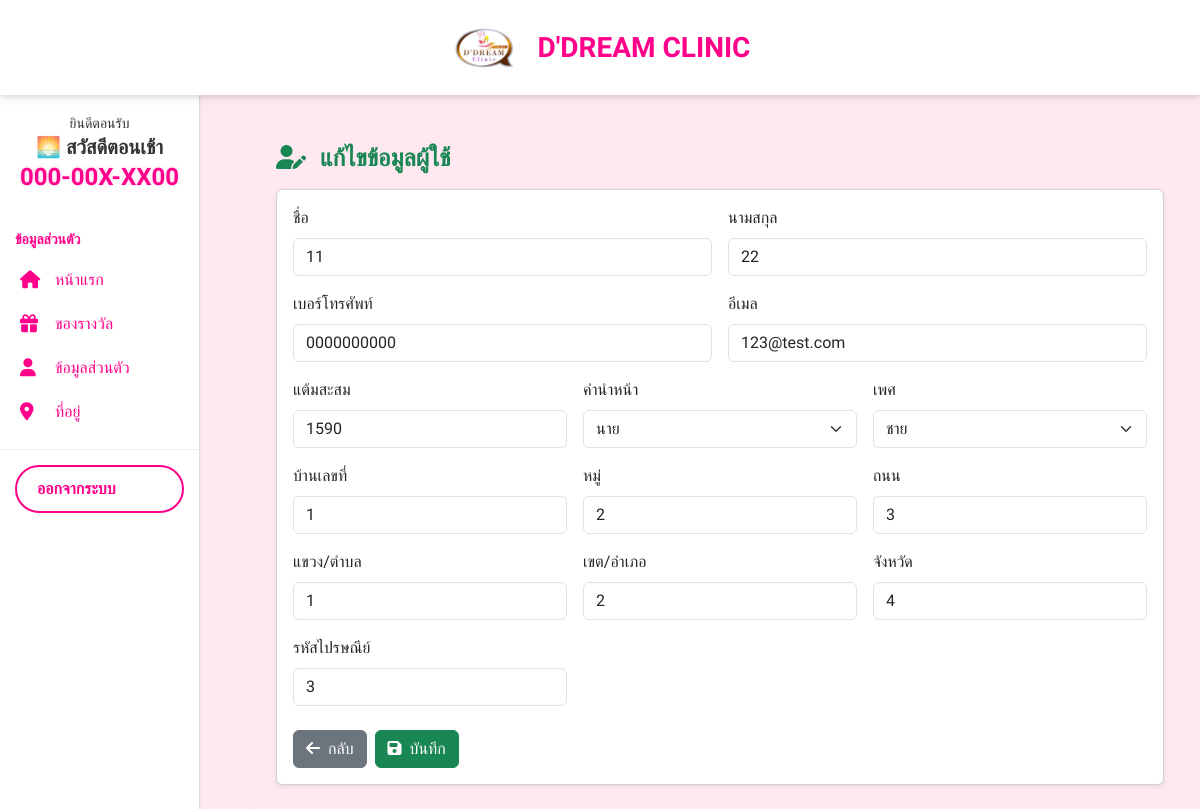
The app's page /account/staff/edit/7/ (signed in) with its own data.
### account/models.py (models this page shows, shortened)
class User(AbstractUser):
    phone = models.CharField(max_length=10, unique=True)
    username = models.CharField(max_length=150, blank=True, null=True)
    USERNAME_FIELD = 'phone'
    REQUIRED_FIELDS = []

class Profile(models.Model):
    TITLE_CHOICES = [
        ('นาย', 'นาย'),
        ('นาง', 'นาง'),
        ('นางสาว', 'นางสาว'),
        ('อื่นๆ', 'อื่นๆ'),
    ]
    GENDER_CHOICES = [
        ('ชาย', 'ชาย'),
        ('หญิง', 'หญิง'),
        ('อื่นๆ', 'อื่นๆ'),
    ]
    user = models.OneToOneField(User, on_delete=models.CASCADE)
    title = models.CharField(max_length=20, choices=TITLE_CHOICES, blank=True)
    gender = models.CharField(max_length=10, choices=GENDER_CHOICES, blank=True)
    phone = models.IntegerField(blank=True, null=True)
    points = models.PositiveIntegerField(default=0)
    house_no = models.CharField(max_length=50, blank=True)
    moo = models.CharField(max_length=10, blank=True)
    street = models.CharField(max_length=100, blank=True)
    subdistrict = models.CharField(max_length=100, blank=True)  # แขวง/ตำบล
    district = models.CharField(max_length=100, blank=True)     # เขต/อำเภอ
    province = models.CharField(max_length=100, blank=True)
    postal_code = models.CharField(max_length=10, blank=True)

### account/views.py (the view, shortened to what this page needs)
# urls.py: path('staff/edit/<int:user_id>/', views.edit_user, name='edit_user'),
@staff_member_required
def edit_user(request, user_id):
    user = get_object_or_404(User, id=user_id)
    profile = getattr(user, 'profile', None)
    return render(request, 'staff/edit_user.html', {
        'user': user,
        'profile': profile,
    })

### account/templatetags/phone_filters.py (called while the page is built, shortened)
@register.filter(name="mask_phone")
def mask_phone(value: str) -> str:
    if not value:
        return ""
    s = str(value)
    digits = re.sub(r"\D", "", s)
    if len(digits) == 10:
        a = digits[:3]
        b = digits[3:6]
        c = digits[6:]
        b_mask = (b[:2] + "X") if len(b) == 3 else (b + "X")
        if len(c) >= 4:
            c_mask = "XX" + c[-2:]
        elif len(c) == 3:
            c_mask = "XX" + c[-1]
        elif len(c) == 2:
            c_mask = "X" + c[-1]
        else:
            c_mask = "X"
        return f"{a}-{b_mask}-{c_mask}"

### templates/staff/edit_user.html (shortened to what this page needs)
{% extends 'base/base.html' %}
{% block content %}
<div class="container">
  <h4 class="fw-bold text-success mb-3 mt-4">
    <i class="fa fa-user-edit me-2"></i> แก้ไขข้อมูลผู้ใช้
  </h4>
  <div class="card shadow-sm">
    <div class="card-body">
      <form method="post">
        <div class="row g-3">
          <div class="col-md-6">
            <label class="form-label">ชื่อ</label>
            <input type="text" name="first_name" class="form-control" value="{{ user.first_name }}">
          </div>
          <div class="col-md-6">
            <label class="form-label">นามสกุล</label>
            <input type="text" name="last_name" class="form-control" value="{{ user.last_name }}">
          </div>
          <div class="col-md-6">
            <label class="form-label">เบอร์โทรศัพท์</label>
            <input type="text" name="phone" class="form-control" value="{{ user.phone }}" required>
          </div>
          <div class="col-md-6">
            <label class="form-label">อีเมล</label>
            <input type="email" name="email" class="form-control" value="{{ user.email }}">
          </div>
          <div class="col-md-4">
            <label class="form-label">แต้มสะสม</label>
            <input type="number" name="points" class="form-control" value="{{ profile.points|default:0 }}">
          </div>
          <div class="col-md-4">
            <label class="form-label">คำนำหน้า</label>
            <select name="title" class="form-select">
              {% for k,v in profile.TITLE_CHOICES %}
                <option value="{{ k }}" {% if profile.title == k %}selected{% endif %}>{{ v }}</option>
              {% endfor %}
            </select>
          </div>
          <div class="col-md-4">
            <label class="form-label">เพศ</label>
            <select name="gender" class="form-select">
              {% for k,v in profile.GENDER_CHOICES %}
                <option value="{{ k }}" {% if profile.gender == k %}selected{% endif %}>{{ v }}</option>
              {% endfor %}
            </select>
          </div>
          <div class="col-md-4">
            <label class="form-label">บ้านเลขที่</label>
            <input type="text" name="house_no" class="form-control" value="{{ profile.house_no }}">
          </div>
          <div class="col-md-4">
            <label class="form-label">หมู่</label>
            <input type="text" name="moo" class="form-control" value="{{ profile.moo }}">
          </div>
          <div class="col-md-4">
            <label class="form-label">ถนน</label>
            <input type="text" name="street" class="form-control" value="{{ profile.street }}">
          </div>
          <div class="col-md-4">
            <label class="form-label">แขวง/ตำบล</label>
            <input type="text" name="subdistrict" class="form-control" value="{{ profile.subdistrict }}">
          </div>
          <div class="col-md-4">
            <label class="form-label">เขต/อำเภอ</label>
            <input type="text" name="district" class="form-control" value="{{ profile.district }}">
          </div>
          <div class="col-md-4">
            <label class="form-label">จังหวัด</label>
            <input type="text" name="province" class="form-control" value="{{ profile.province }}">
          </div>
          <div class="col-md-4">
            <label class="form-label">รหัสไปรษณีย์</label>
            <input type="text" name="postal_code" class="form-control" value="{{ profile.postal_code }}">
          </div>
        </div>
        <div class="d-flex gap-2 mt-4">
          <a href="{% url 'account:staff_manage_points' %}" class="btn btn-secondary">
            <i class="fa fa-arrow-left me-1"></i> กลับ
          </a>
          <button type="submit" class="btn btn-success">
            <i class="fa fa-save me-1"></i> บันทึก
          </button>
        </div>
      </form>
    </div>
  </div>
</div>
{% endblock %}

### templates/base/sidebar_profile.html (shortened to what this page needs)
{% load static %}
{% load phone_filters %}
 <div class="main-content">
<div class="sidebar shadow-sm">
    <div class="p-3 rounded">
      <center><small>ยินดีตอนรับ</small>
      <h5 id="greeting" class="fw-bold mb-1">สวัสดี</h5>
        <h4 class="fw-bold text-pink">{{ user.phone|mask_phone|default:"099-99X-XX99" }}</h4>
</center>
    </div>
  <div class="sidebar-section">
    <h6>ข้อมูลส่วนตัว</h6>
    <a href="/account/dashboard/" class="{% if request.path == '/account/dashboard/' %}active{% endif %}">
      <i class="fa fa-home"></i> หน้าแรก
    </a>
    <a href="/account/redeem/" class="{% if request.path == '/account/redeem/' %}active{% endif %}">
      <i class="fa fa-gift"></i> ของรางวัล
    </a>
    <a href="/account/profile/" class="{% if request.path == '/account/profile/' %}active{% endif %}">
      <i class="fa fa-user"></i> ข้อมูลส่วนตัว
    </a>
    <a href="/account/address/" class="{% if request.path == '/account/address/' %}active{% endif %}">
      <i class="fa fa-map-marker-alt"></i> ที่อยู่
    </a>
  </div>
  <a href="/account/logout/" class="logout-btn">ออกจากระบบ</a>
</div>
</div>

### templates/base/sidebar_profile.html (style rules this page uses)
.sidebar { width: 200px; background-color: #ffffff; border-right: 1px solid #ddd; min-height: 100vh; position: fixed; left: 0; top: 95px; z-index: 1040; overflow-y: auto; padding-bottom: 80px; transition: all 0.3s ease; }
.sidebar-section { padding: 15px 0; border-bottom: 1px solid #eee; }
.sidebar-section h6 { font-weight: bold; color: #555; font-size: 14px; margin-left: 15px; margin-bottom: 10px; }
.sidebar a { display: flex; align-items: center; padding: 10px 20px; color: #333; text-decoration: none; transition: all 0.2s ease; }
.sidebar a i { width: 25px; font-size: 18px; color: #ff008b; margin-right: 10px; }
.logout-btn { margin: 15px; border: 2px solid #198754; color: #ffffff; font-weight: bold; border-radius: 25px; padding: 10px 0; transition: all 0.3s ease; text-align: center; text-decoration: none; }
@media (min-width: 992px) { .main-content { margin-left: 200px; padding: 20px; transition: margin-left 0.3s ease; } }
@media (min-width: 992px) { :root { --pink-color: #ff008b; } }
@media (min-width: 992px) { .sidebar a, .sidebar-section h6, .logout-btn, .footer-menu a span, .footer-menu a i { color: var(--pink-color) !important; } }
@media (min-width: 992px) { .logout-btn { border: 2px solid var(--pink-color) !important; color: var(--pink-color) !important; } }
.text-pink { color: #ff008b !important; font-weight: 700; text-shadow: 0 0 4px rgba(255, 102, 200, 0.3); }

### templates/staff/edit_user.html (style rules this page uses)
.container { margin-top: clamp(110px, 10vw, 130px); }

### records on screen
User: phone|mask_phone "000-00X-XX00", first_name "11", last_name "22", phone "0000000000", email "123@test.com"
Profile: points "1590", title "นาย", gender "ชาย", house_no "1", moo "2", street "3", subdistrict "1", district "2", province "4", postal_code "3"
